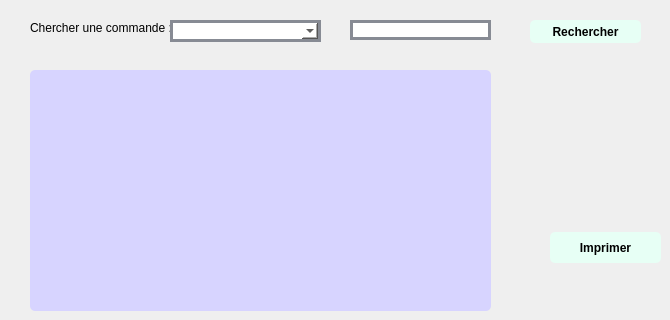
            <widget class="QWidget" name="tab_15">
             <attribute name="title">
              <string>Afficher_commande</string>
             </attribute>
             <widget class="QTableView" name="tab_commande">
              <property name="geometry">
               <rect>
                <x>30</x>
                <y>70</y>
                <width>461</width>
                <height>241</height>
               </rect>
              </property>
              <property name="styleSheet">
               <string notr="true">QTableView {
padding: 5px;
border-radius: 5px;
background-color:#d7d4ff;
font-weight: bold;
}
</string>
              </property>
             </widget>
             <widget class="QPushButton" name="pb_imprimer">
              <property name="geometry">
               <rect>
                <x>550</x>
                <y>232</y>
                <width>111</width>
                <height>31</height>
               </rect>
              </property>
              <property name="styleSheet">
               <string notr="true">QPushButton {
padding: 5px;
border-radius: 5px;
background-color:#e7fff5;
font-weight: bold;
}
QPushButton:hover
{
color :white;
}</string>
              </property>
              <property name="text">
               <string>Imprimer</string>
              </property>
             </widget>
             <widget class="QLabel" name="label_46">
              <property name="geometry">
               <rect>
                <x>30</x>
                <y>20</y>
                <width>231</width>
                <height>16</height>
               </rect>
              </property>
              <property name="text">
               <string>Chercher une commande :</string>
              </property>
             </widget>
             <widget class="QPushButton" name="pb_chercher">
              <property name="geometry">
               <rect>
                <x>530</x>
                <y>20</y>
                <width>111</width>
                <height>23</height>
               </rect>
              </property>
              <property name="styleSheet">
               <string notr="true">QPushButton {
padding: 5px;
border-radius: 5px;
background-color:#e7fff5;
font-weight: bold;
}
QPushButton:hover
{
color :white;
}</string>
              </property>
              <property name="text">
               <string>Rechercher</string>
              </property>
             </widget>
             <widget class="QComboBox" name="comboBox">
              <property name="geometry">
               <rect>
                <x>170</x>
                <y>20</y>
                <width>151</width>
                <height>22</height>
               </rect>
              </property>
              <property name="styleSheet">
               <string notr="true">QComboBox {
	font: 75 8pt &quot;MS Shell Dlg 2&quot;;
border: 3px solid #878b94;
border-radius: 40pxt;
background: white;
}</string>
              </property>
             </widget>
             <widget class="QLineEdit" name="LErecherche_3">
              <property name="geometry">
               <rect>
                <x>350</x>
                <y>20</y>
                <width>141</width>
                <height>20</height>
               </rect>
              </property>
              <property name="styleSheet">
               <string notr="true">QLineEdit {
	font: 75 8pt &quot;MS Shell Dlg 2&quot;;
border: 3px solid #878b94;
border-radius: 40pxt;
background: white;
}</string>
              </property>
             </widget>
            </widget>
